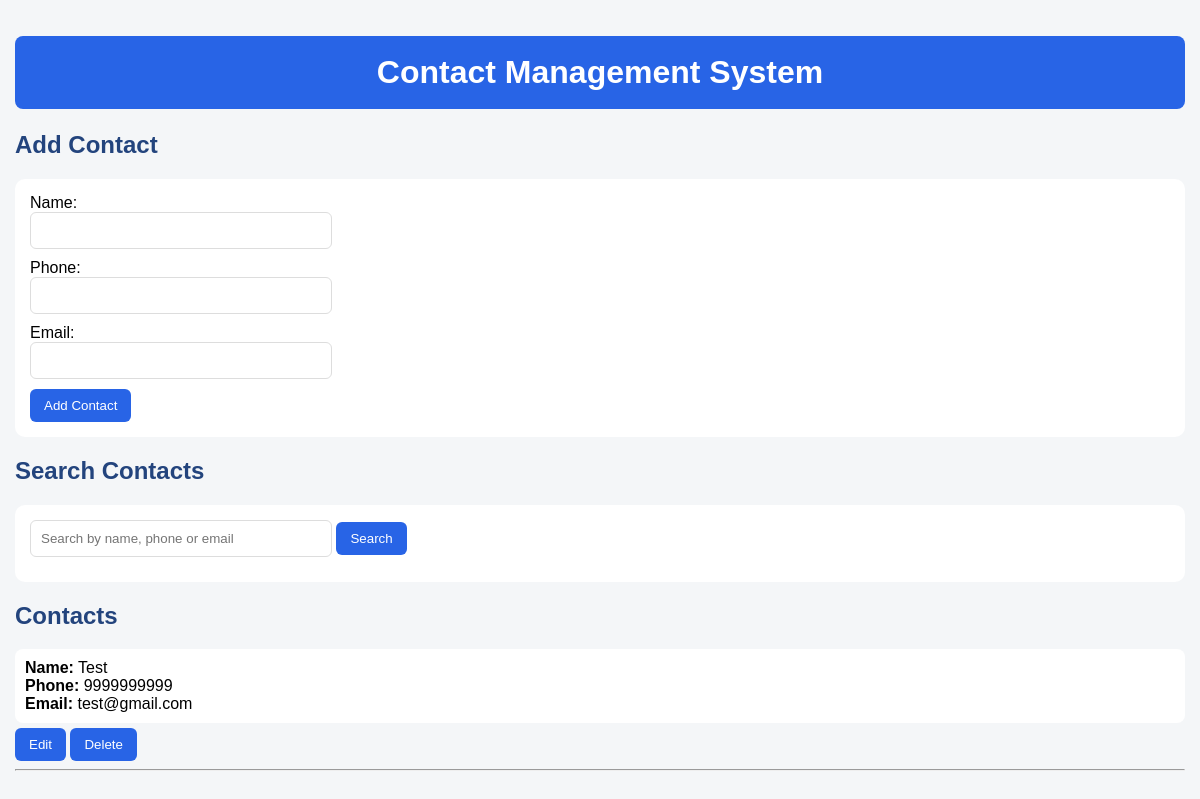
Before: / with the older database file.
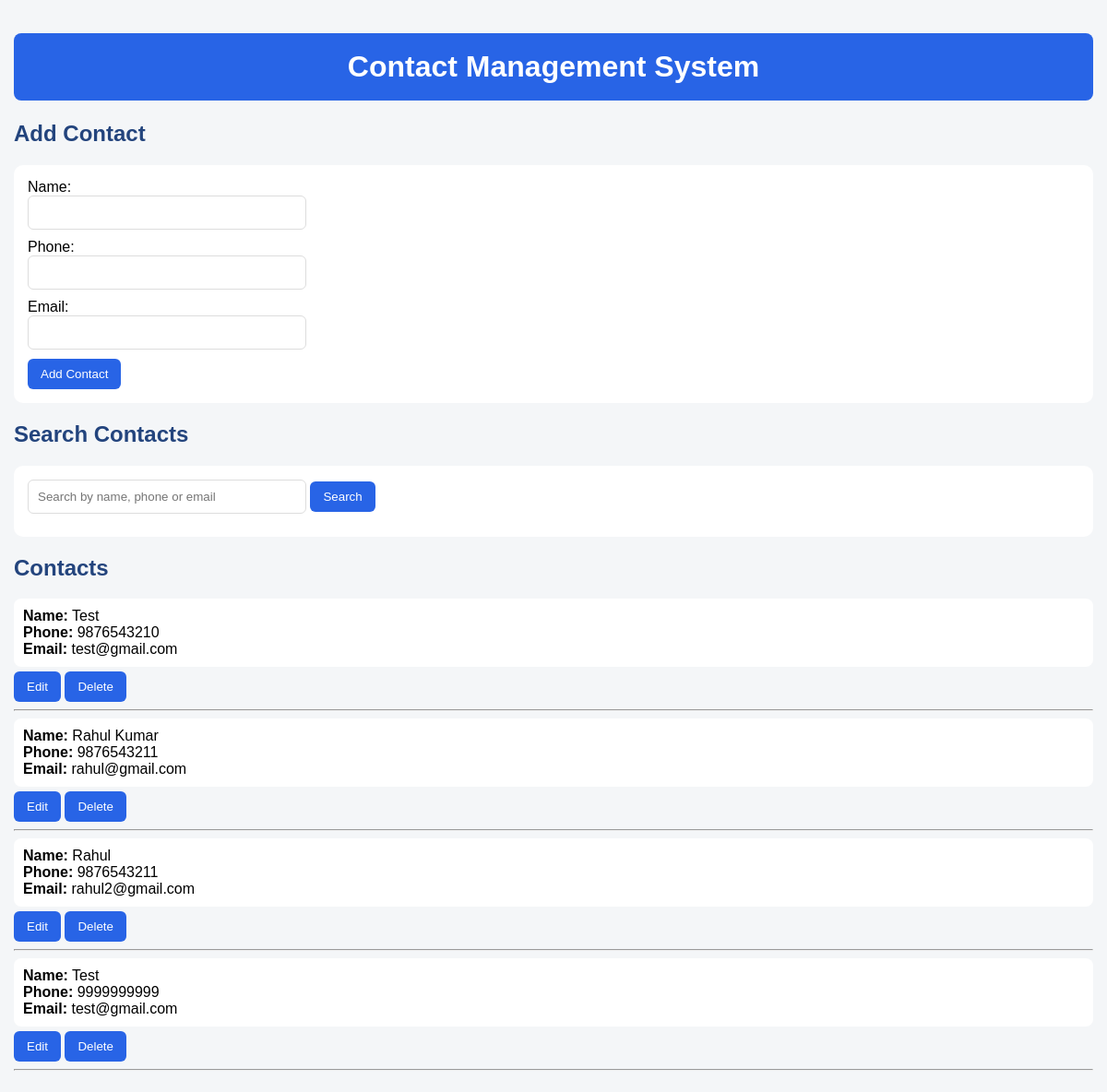
After: the same page with the newer database file.
### tables this page shows
CREATE TABLE contacts (id INTEGER PRIMARY KEY AUTOINCREMENT, name TEXT NOT NULL, phone TEXT NOT NULL, email TEXT);

### index.php (the view, shortened to what this page needs)
<?php
$db = new SQLite3("contacts.db");
$db->exec("
    CREATE TABLE IF NOT EXISTS contacts (
        id INTEGER PRIMARY KEY AUTOINCREMENT,
        name TEXT NOT NULL,
        phone TEXT NOT NULL,
        email TEXT
    )
");
$search = trim($_GET["search"] ?? "");
if ($search !== "") {
    $stmt = $db->prepare(
        "SELECT * FROM contacts
         WHERE name LIKE :search
         OR phone LIKE :search
         OR email LIKE :search
         ORDER BY id DESC"
    );
    $stmt->bindValue(":search", "%" . $search . "%", SQLITE3_TEXT);
    $result = $stmt->execute();
} else {
    $result = $db->query(
        "SELECT * FROM contacts ORDER BY id DESC"
    );
}
?>
<!DOCTYPE html>
<html>
<head>
</head>
<body>
<h1>Contact Management System</h1>
<h2>Add Contact</h2>
<div class="box">
<form method="post">
    <label>Name:</label><br>
    <input type="text" name="name" required><br>
    <label>Phone:</label><br>
    <input type="text" name="phone" required pattern="[0-9]{10}" maxlength="10"><br>
    <label>Email:</label><br>
    <input type="email" name="email" required><br>
    <button type="submit">
        Add Contact
    </button>
</form>
</div>
<h2>Search Contacts</h2>
<div class="box">
<form method="get">
    <input
        type="text"
        name="search"
        placeholder="Search by name, phone or email"
        value="<?= htmlspecialchars($search) ?>"
    >
    <button type="submit">
        Search
    </button>
</form>
</div>
<h2>Contacts</h2>
<?php while ($row = $result->fetchArray(SQLITE3_ASSOC)): ?>
<div class="contact">
    <strong>Name:</strong>
    <?= htmlspecialchars($row["name"]) ?><br>
    <strong>Phone:</strong>
    <?= htmlspecialchars($row["phone"]) ?><br>
    <strong>Email:</strong>
    <?= htmlspecialchars($row["email"]) ?><br>
</div>
<form method="get" style="display:inline;">
    <button type="submit">
        Edit
    </button>
</form>
<form
    method="post"
    style="display:inline;"
    onsubmit="return confirm('Are you sure you want to delete this contact?');"
>
    <button type="submit">
        Delete
    </button>
</form>
<hr>
<?php endwhile; ?>
</body>
</html>

### index.php (style rules this page uses)
body { font-family: Arial, sans-serif; background: #f4f6f8; margin: 0; padding: 15px; }
h1 { background: #2864e6; color: white; text-align: center; padding: 18px; border-radius: 8px; }
h2 { color: #23447d; }
.box { background: white; padding: 15px; border-radius: 10px; margin-bottom: 15px; }
input { padding: 10px; width: 280px; max-width: 90%; margin-bottom: 10px; border: 1px solid #ddd; border-radius: 6px; }
button { background: #2864e6; color: white; border: none; padding: 9px 14px; border-radius: 6px; cursor: pointer; }
.contact { background: white; padding: 10px; border-radius: 8px; margin-bottom: 5px; }

Changed rows visible on the page:
added contacts: name "Test", phone "9876543210", email "test@gmail.com"
added contacts: name "Rahul Kumar", phone "9876543211", email "rahul@gmail.com"
added contacts: name "Rahul", phone "9876543211", email "rahul2@gmail.com"
